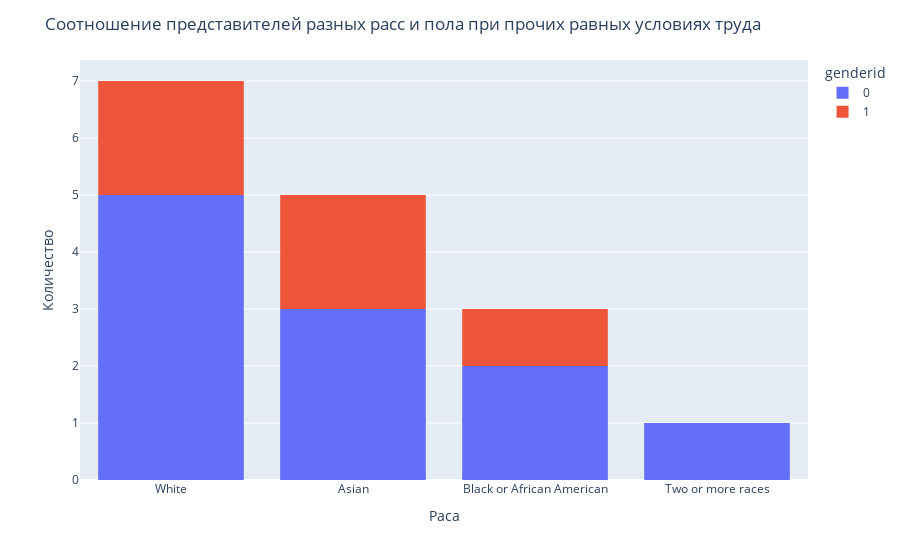

This figure's notebook cell:
### Markdown cell above
Среди всех рас большинство – белые, а среди них большинство женщины (5 из 7), вторыми идут азиаты, третьими – афроамериканцы (среди тех и других большинство так же женщины)

### Code cell
fig = px.histogram(gender_race_pay, x="Race Desc", color="genderid")\
                   .update_xaxes(categoryorder='total descending')
fig.update_layout(title='Cоотношение представителей разных расс и пола при прочих равных условиях труда',
                  xaxis_title='Раса', yaxis_title='Количество')
fig.show()

### Figure 1 — Plotly figure (JSON) as saved in the notebook; plotly's stock layout.template omitted (floating-point values rounded to 4 significant figures)
{"data": [{"alignmentgroup": "True", "bingroup": "x", "hovertemplate": "genderid=0<br>Race Desc=%{x}<br>count=%{y}<extra></extra>", "legendgroup": "0", "marker": {"color": "#636efa"}, "name": "0", "offsetgroup": "0", "orientation": "v", "showlegend": true, "type": "histogram", "x": ["Asian", "Asian", "Asian", "Black or African American", "Black or African American", "Two or more races", "White", "White", "White", "White", "White"], "xaxis": "x", "yaxis": "y"}, {"alignmentgroup": "True", "bingroup": "x", "hovertemplate": "genderid=1<br>Race Desc=%{x}<br>count=%{y}<extra></extra>", "legendgroup": "1", "marker": {"color": "#EF553B"}, "name": "1", "offsetgroup": "1", "orientation": "v", "showlegend": true, "type": "histogram", "x": ["Asian", "Asian", "Black or African American", "White", "White"], "xaxis": "x", "yaxis": "y"}], "layout": {"barmode": "relative", "legend": {"title": {"text": "genderid"}, "tracegroupgap": 0}, "margin": {"t": 60}, "title": {"text": "Cоотношение представителей разных расс и пола при прочих равных условиях труда"}, "xaxis": {"anchor": "y", "categoryorder": "total descending", "domain": [0, 1], "title": {"text": "Раса"}}, "yaxis": {"anchor": "x", "domain": [0, 1], "title": {"text": "Количество"}}}}
